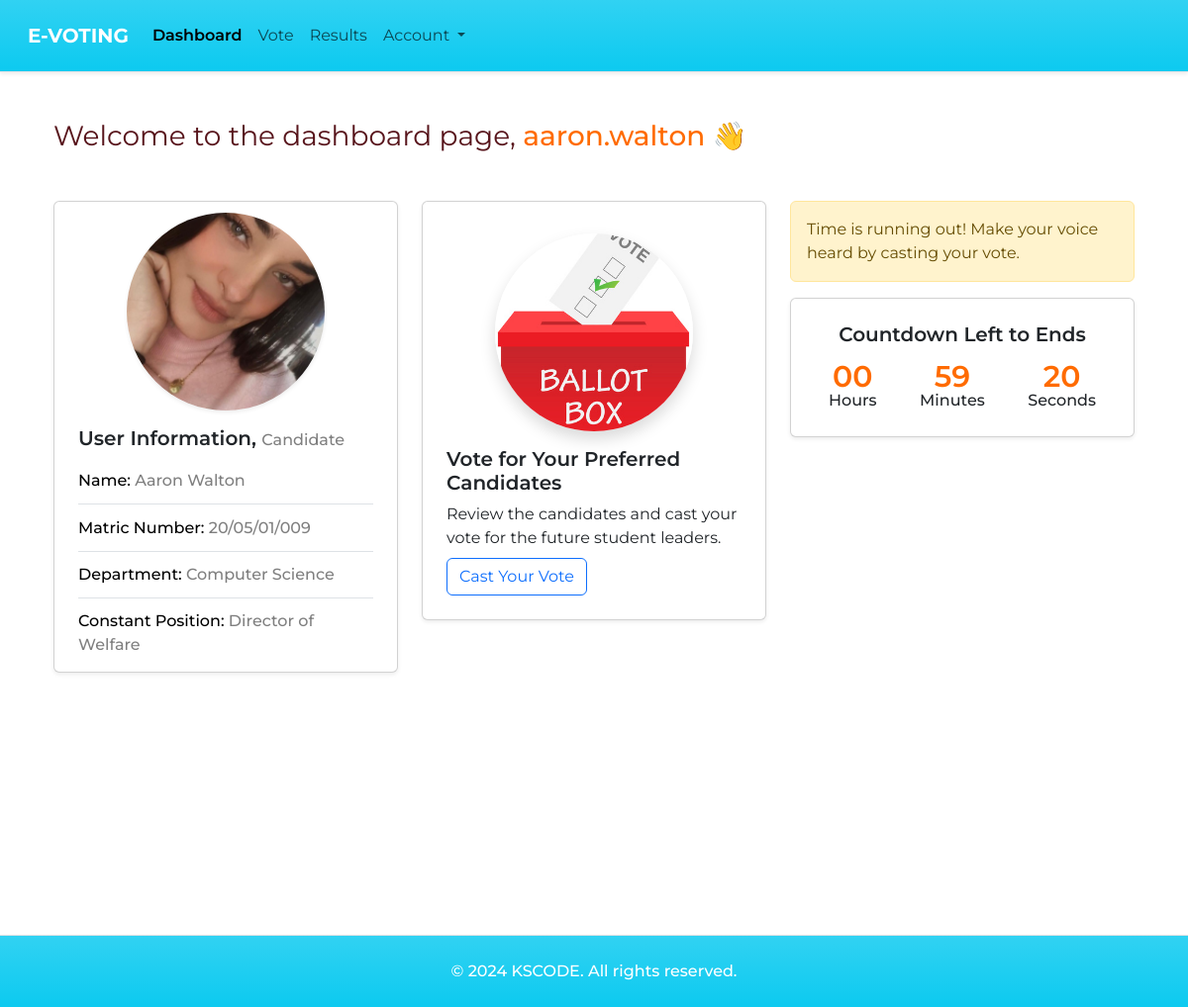
The app's page /v/aaron.walton/dashboard/ (signed in) with its own data.
### accounts/models.py (models this page shows, shortened)
class Account(AbstractBaseUser, PermissionsMixin):
    id = models.UUIDField(primary_key=True, default=uuid.uuid4, unique=True, editable=False)
    email = models.EmailField(_('email address'), unique=True)
    username = models.CharField(_('username'), max_length=150, unique=True)
    matric_number = models.CharField(_('matric number'), max_length=20, blank=True, null=True)
    date_joined = models.DateTimeField(_('date joined'), auto_now_add=True)
    is_active = models.BooleanField(_('active'), default=True)
    is_staff = models.BooleanField(_('staff status'), default=False)
    profile_image = models.ImageField(upload_to=get_profile_image_filepath, default=get_profile_image, blank=True, null=True)
    is_student = models.BooleanField(default=False)
    is_candidate = models.BooleanField(default=False)
    objects = MyAccountManager()
    USERNAME_FIELD = 'email'
    REQUIRED_FIELDS = ['username']
    def get_profile_image_filepath(self):
        return str(self.profile_image)[str(self.profile_image).index('profile_images/' + str(self.pk) + "/"):]
    class Meta:
        verbose_name = _('account')
        verbose_name_plural = _('accounts')

### students/models.py (models this page shows, shortened)
class Student(models.Model):
    LEVEL_CHOICES = [
        ('100', '100 Level'),
        ('200', '200 Level'),
        ('300', '300 Level'),
        ('400', '400 Level'),
        ('500', '500 Level'),
    ]
    GENDER_CHOICES = [
        ('M', 'Male'),
        ('F', 'Female'),
    ]
    RELIGION_CHOICES = [
        ("CHRISTIANITY", 'Christianity'),
        ("ISLAM", 'Islam'),
        ("OTHER", 'Other'),
    ]
    id = models.UUIDField(primary_key=True, default=uuid.uuid4, editable=False)
    fullname = models.CharField(max_length=100)
    email = models.EmailField(unique=True)
    religion = models.CharField(max_length=20, choices=RELIGION_CHOICES)
    gender = models.CharField(max_length=10, blank=False, null=False, choices=GENDER_CHOICES)
    student_id = models.CharField(max_length=3, db_index=True, editable=False)
    matric_number = models.CharField(max_length=20, unique=True, editable=False)
    level = models.CharField(max_length=50, choices=LEVEL_CHOICES)
    faculty = models.ForeignKey(Faculty, on_delete=models.CASCADE)
    department = models.ForeignKey(Department, on_delete=models.CASCADE)
    year_of_admission = models.DateField()
    profile = models.ImageField(upload_to='student_profiles/', blank=True, null=True)
    user = models.OneToOneField(settings.AUTH_USER_MODEL, on_delete=models.SET_NULL, null=True, blank=True)

class Department(models.Model):
    department_code = models.CharField(max_length=2)
    department_name = models.CharField(max_length=50, unique=True)
    faculty = models.ForeignKey(Faculty, on_delete=models.CASCADE)
    def __str__(self):
        return f"{self.department_name}"

### voteapp/models.py (models this page shows, shortened)
class Position(models.Model):
    id = models.UUIDField(primary_key=True, default=uuid.uuid4, editable=False)
    title = models.CharField(max_length=40, unique=True, blank=False, null=False)
    slug = models.SlugField(blank=True, null=True)
    total_vote = models.IntegerField(default=0)
    voters = models.ManyToManyField(settings.AUTH_USER_MODEL, blank=True)
    asociate_number = models.CharField(max_length=3, blank=True, null=True, default="--")

### voteapp/views.py (the view)
# urls.py: path('<user_username>/dashboard/', views.dashboard, name='dashboard'),
def dashboard(request, *args, **kwargs):
    context = {}
    if not request.user.is_authenticated:
        return redirect('login')
    username = kwargs.get('user_username')
    account = get_object_or_404(Account, username=username)
    if account != request.user:
        return HttpResponse('You are not the authenticated user')
    if request.user.is_staff:
        return redirect('admin:index')
    context = election_view(request)
    if account:
        context['matric_number'] = account.matric_number
        context['profile_image'] = account.profile_image.url
        student = Student.objects.get(user=request.user)
        context['fullname'] = student.fullname
        context['department'] = student.department
        context['is_student'] = request.user.is_student
        context['is_candidate'] = request.user.is_candidate
        if request.user.is_candidate:
            aspirant = AspirantListStudent.objects.get(user=account)
            if aspirant:
                context['position'] = aspirant.position.title
                context['total_number_of_voter'] = aspirant.total_vote
    return render(request, 'dashboard.html', context)

### templates/dashboard.html (shortened to what this page needs)
{% extends 'base.html' %}
{% load static %}
{% load humanize %}
{% block content %}
<div class="container mt-5">
    <section class="mt-4">
        <div class="mb-5">
            <h5 class="fs-3 fw-normal text-danger-emphasis">Welcome to the dashboard page, <span class="fw-medium text-pc">{{request.user.username}}</span> 👋</h5>
        </div>
        <div class="row d-flex align-items-start justify-content-md-start justify-content-center">
            <div class="col-10 col-md-6 col-lg-4 col-xxl-4 mb-3 custom-column">
                <div class="card shadow-sm user-information-container d-flex flex-column justify-content-center align-items-center p-2 w-100">
                    <img src="{{request.user.profile_image.url}}" class="card-img-top mt-4 shadow-sm" alt="user image" style="border-radius: 50%;">
                    <div>
                        <div class="card-body">
                            <h5 class="card-title fs-5">
                                <span class="fw-semibold">User Information,</span>
                                <span class="text-black-50 fs-6">
                                    {% if is_candidate %}
                                        Candidate
                                    {% elif is_student %}
                                        Student
                                    {% else %}
                                        Unknown
                                    {% endif %}
                                </span>
                            </h5>
                            <ul class="list-group list-group-flush">
                                <li class="list-group-item">
                                    <p class="text-black fw-medium">
                                        Name: <span class="text-black-50">{{fullname}}</span>
                                    </p>
                                </li>
                                <li class="list-group-item">
                                    <p class="text-black fw-medium">
                                        Matric Number: <span class="text-black-50">{{matric_number}}</span>
                                    </p>
                                </li>
                                <li class="list-group-item">
                                    <p class="text-black fw-medium">
                                        Department: <span class="text-black-50">{{department}}</span>
                                    </p>
                                </li>
                                {% if is_candidate %}
                                <li class="list-group-item">
                                    <p class="text-black fw-medium">
                                        Constant Position:
                                        <span class="text-black-50">{{position}}
                                        </span>
                                    </p>
                                </li>
                                {% endif %}
                            </ul>
                        </div>
                    </div>
                </div>
            </div>
            <div class="col-10 col-md-6 col-lg-4 col-xxl-4 mb-3 custom-column">
                <div class="card shadow-sm user-information-container d-flex flex-column justify-content-center align-items-center p-2 w-100">
                    <img src="{% static 'images/Ballot-Box-1.jpg' %}" class="shadow card-img-top mt-4" alt="candidate image" style="border-radius: 50%;">
                    <div class="card-body">
                        <h5 class="card-title fs-5 fw-semibold">Vote for Your Preferred Candidates</h5>
                        <p class="card-text mb-2">Review the candidates and cast your vote for the future student leaders.</p>
                        {% if election_status == 'ongoing' %}
                            <a href="{% url 'vote' user_username=request.user.username %}" class="btn btn-outline-primary">Cast Your Vote</a>
                        {% else %}
                            <button type="button" class="btn btn-outline-primary" style="cursor: pointer;" disabled>Cast Your Vote</button>
                        {% endif %}
                    </div>
                </div>
            </div>
            <div class="col-10 col-md-6 col-lg-4 col-xxl-4 mb-3 custom-column">
                {% if election_status == 'ongoing' %}
                <div class="alert alert-warning" role="alert">
                    Time is running out! Make your voice heard by casting your vote.
                </div>
                <div class="card shadow-sm user-information-container p-2 w-100" id="voting-not-started">
                    <div class="card-body w-100 d-flex flex-column justify-content-start align-items-center">
                        <h5 class="card-title fs-5 fw-semibold">Countdown Left to Ends</h5>
                        <div class="election-day w-100 d-flex justify-content-between">
                            <div>
                                <p id="hours-end" class="fw-semibold text-pc text-center"></p>
                                <span class="fw-medium">Hours</span>
                            </div>
                            <div>
                                <p id="minutes-end" class="fw-semibold text-pc text-center"></p>
                                <span class="fw-medium">Minutes</span>
                            </div>
                            <div>
                                <p id="seconds-end" class="fw-semibold text-pc text-center"></p>
                                <span class="fw-medium">Seconds</span>
                            </div>
                        </div>
                    </div>
                </div>
                {% endif %}
            </div>
        </div>
    </section>
</div>
{% endblock content %}

### static/css/style.css (style rules this page uses)
html, * { font-family: 'Montserrat', sans-serif; box-sizing: border-box; }
:root { --color: #ce504e }
.text-pc { color: #ff6b00 !important; }
.election-day { display: flex; justify-content: space-between; max-width: 270px; }
.election-day div { flex-shrink: 1; }
.election-day div p { font-size: 30px; margin-bottom: -10px; }
.user-information-container img { width: 200px; height: 200px; object-fit: cover; }
.user-information-container { max-height: 477.22px; }
.user-information-container p { margin-top: 0; margin-bottom: 0; }
.list-group-item { padding: 0 !important; padding: 0.7rem 0 !important; }
.custom-column { display: flex; flex-direction: column; align-items: center; }

### records on screen
Account: user.username "aaron.walton", user.profile_image (picture), matric_number "20/05/01/009"
Student: fullname "Aaron Walton"
Department: department_name "Computer Science"
Position: title "Director of Welfare"
